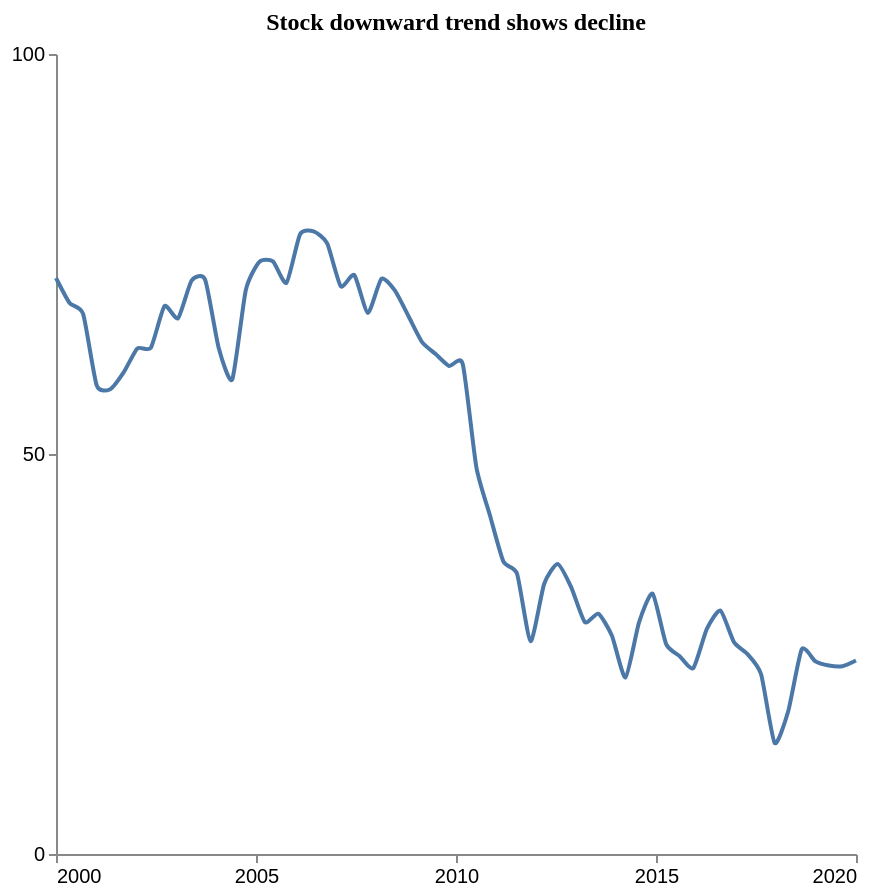

Write a Vega-Lite specification for this figure.
### Vega-Lite specification from a JSON file in a GitHub repository (floating-point values rounded to 4 significant figures)
{"$schema": "https://vega.github.io/schema/vega-lite/v5.json", "description": "Pattern: Downward", "data": {"values": [{"X": 2000.0, "Y": 72.0}, {"X": 2000.0, "Y": 68.88}, {"X": 2001.0, "Y": 67.51}, {"X": 2001.0, "Y": 58.59}, {"X": 2001.0, "Y": 58.1}, {"X": 2002.0, "Y": 60.22}, {"X": 2002.0, "Y": 63.19}, {"X": 2002.0, "Y": 63.29}, {"X": 2003.0, "Y": 68.48}, {"X": 2003.0, "Y": 66.98}, {"X": 2003.0, "Y": 71.68}, {"X": 2004.0, "Y": 71.78}, {"X": 2004.0, "Y": 63.25}, {"X": 2004.0, "Y": 59.34}, {"X": 2005.0, "Y": 70.51}, {"X": 2005.0, "Y": 74.03}, {"X": 2005.0, "Y": 74.07}, {"X": 2006.0, "Y": 71.41}, {"X": 2006.0, "Y": 77.47}, {"X": 2006.0, "Y": 77.83}, {"X": 2007.0, "Y": 76.33}, {"X": 2007.0, "Y": 70.97}, {"X": 2007.0, "Y": 72.37}, {"X": 2008.0, "Y": 67.64}, {"X": 2008.0, "Y": 71.91}, {"X": 2008.0, "Y": 70.41}, {"X": 2009.0, "Y": 67.21}, {"X": 2009.0, "Y": 63.99}, {"X": 2009.0, "Y": 62.49}, {"X": 2010.0, "Y": 60.99}, {"X": 2010.0, "Y": 61.22}, {"X": 2011.0, "Y": 48.36}, {"X": 2011.0, "Y": 42.35}, {"X": 2011.0, "Y": 36.54}, {"X": 2012.0, "Y": 35.04}, {"X": 2012.0, "Y": 26.6}, {"X": 2012.0, "Y": 33.75}, {"X": 2013.0, "Y": 36.25}, {"X": 2013.0, "Y": 33.33}, {"X": 2013.0, "Y": 28.99}, {"X": 2014.0, "Y": 30.04}, {"X": 2014.0, "Y": 27.28}, {"X": 2014.0, "Y": 22.07}, {"X": 2015.0, "Y": 28.94}, {"X": 2015.0, "Y": 32.55}, {"X": 2015.0, "Y": 26.23}, {"X": 2016.0, "Y": 24.73}, {"X": 2016.0, "Y": 23.23}, {"X": 2016.0, "Y": 28.14}, {"X": 2017.0, "Y": 30.43}, {"X": 2017.0, "Y": 26.48}, {"X": 2017.0, "Y": 24.98}, {"X": 2018.0, "Y": 22.46}, {"X": 2018.0, "Y": 13.88}, {"X": 2018.0, "Y": 17.84}, {"X": 2019.0, "Y": 25.59}, {"X": 2019.0, "Y": 24.09}, {"X": 2019.0, "Y": 23.56}, {"X": 2020.0, "Y": 23.47}, {"X": 2020.0, "Y": 24.19}]}, "mark": {"type": "line", "interpolate": "cardinal", "tension": 0.4}, "encoding": {"x": {"field": "X", "type": "quantitative", "title": "", "axis": {"grid": false, "format": "d", "values": [2000, 2005, 2010, 2015, 2020], "tickSize": 4}, "scale": {"domain": [2000, 2020]}}, "y": {"field": "Y", "type": "quantitative", "title": "", "axis": {"grid": false, "format": "d", "values": [0, 50, 100], "tickSize": 4, "tickOpacity": 1}, "scale": {"domain": [0, 100]}}}, "title": {"text": "Stock downward trend shows decline", "anchor": "middle", "font": "Tahoma", "fontSize": 12}, "config": {"lineBreak": "^", "view": {"stroke": null}}, "height": 400, "width": 400, "autosize": "pad"}
